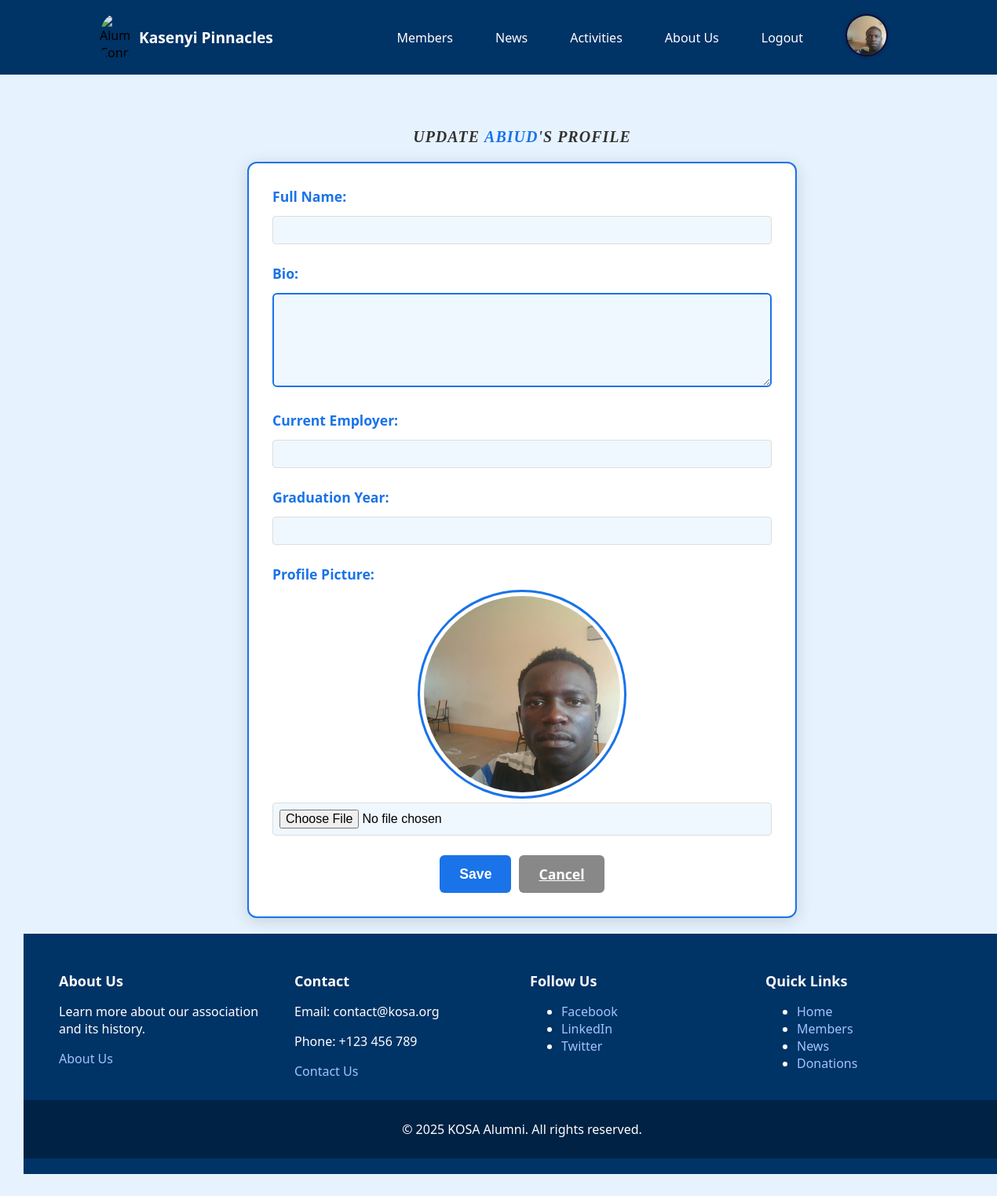
/members/profile/edit/ (signed in), run on an earlier commit of the app's database.
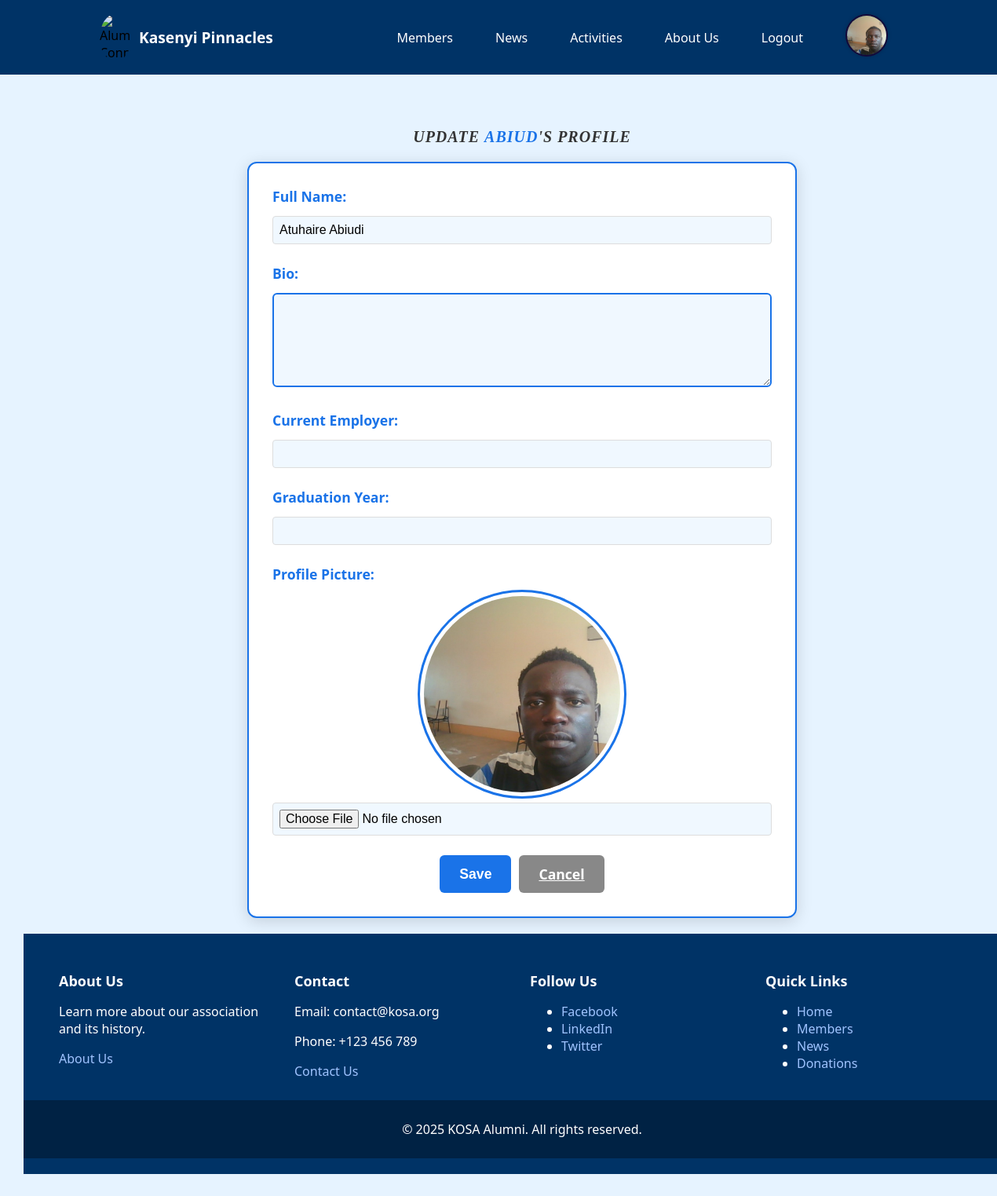
And on a later commit of the database.
### members_app/models.py (models this page shows, shortened)
class Profile(models.Model):
    full_name = models.TextField(max_length=50, blank=True)
    user = models.OneToOneField(User, on_delete=models.CASCADE)
    bio = models.TextField(max_length=500, blank=True)
    current_employer= models.TextField(max_length=5, blank=True)
    graduation_year = models.PositiveIntegerField(null=True, blank=True)
    profile_picture = models.ImageField(upload_to='profile_images/',default='profile_images/Avatar.jpg',null=True, blank=True)

### members_app/views.py (the view, shortened to what this page needs)
# urls.py: path('profile/edit/', views.profile_edit_view, name='profile_edit'),
@login_required(login_url="/")
def profile_edit_view(request):
    profile = get_object_or_404(Profile, user=request.user)
    return render(request, 'profile_edit.html', {
        'profile': profile,
        'current_user_profile': request.user.profile  # Add logged-in user's profile
    })

### templates/profile_edit.html (shortened to what this page needs)
{% extends 'base.html' %}
{% load static %}
{% block content %}
    <h1>Update <span class="username">{{ user.username }}</span>'s profile</h1>
    <form method="post" enctype="multipart/form-data">
        <div class="form-group">
            <label for="full_name">Full Name:</label>
            <input type="text" name="full_name" id="full_name" value="{{ profile.full_name }}" class="form-control">
        </div>
        <div class="form-group">
            <label for="bio">Bio:</label>
            <textarea name="bio" id="bio" class="form-control">{{ profile.bio }}</textarea>
        </div>
        <div class="form-group">
            <label for="current_employer">Current Employer:</label>
            <input type="text" name="current_employer" id="current_employer" value="{{ profile.current_employer }}" class="form-control">
        </div>
        <div class="form-group">
            <label for="graduation_year">Graduation Year:</label>
            <input type="number" name="graduation_year" id="graduation_year" value="{{ profile.graduation_year }}" class="form-control">
        </div>
        <div class="form-group">
            <label for="profile_picture">Profile Picture:</label>
            <div>
                {% if profile.profile_picture %}
                    <img src="{{ profile.profile_picture.url }}" id="current-profile-picture" alt="Current profile picture">
                {% else %}
                    <img src="{% static 'images/Avatar.jpg' %}" id="current-profile-picture" alt="Default profile picture">
                {% endif %}
            </div>
            <input type="file" name="profile_picture" id="profile_picture" class="form-control" accept="image/*">
        </div>
        <div class="button-container">
            <button type="submit" class="btn btn-primary">Save</button>
            <a href="{% url 'members:profile' user_id=request.user.id %}" class="btn btn-secondary">Cancel</a>
        </div>
    </form>
{% endblock %}

### templates/base.html (shortened to what this page needs)
<!DOCTYPE html>
<html lang="en">
  <head>
    {% load cloudinary %}
    {% load static %}
    <link rel="stylesheet" href="{% static 'css/style.css' %}?v=1.1" />
  </head>
  <body>
    {% if user.is_authenticated %}
      <nav>
        <div class="container">
          <div class="nav-brand">
            <img src="{% static 'images/logo.png' %}" alt="Alumni Connect" class="logo" />
            <span>Kasenyi Pinnacles</span>
          </div>
          <div class="nav-links">
            <a href="{% url 'members:member_list' %}" class="nav-link">Members</a>
            <a href="{% url 'news:news_list' %}" class="nav-link">News</a>
            <a href="{% url 'activities:activities' %}" class="nav-link">Activities</a>
            <a href="{% url 'about:about_us'%}" class="nav-link">About Us</a>
            <a href="{% url 'logout' %}" class="nav-link">Logout</a>
            <a href="{% url 'members:profile_edit' %}" class="nav-link">
              {% if current_user_profile.profile_picture %}
                <img src="{{ current_user_profile.profile_picture.url }}" class="profile-pic" alt="Your profile" onerror="this.onerror=null;src='/static/images/Avatar.jpg'" />
              {% else %}
                <img src="/static/images/Avatar.jpg" class="profile-pic" alt="Your profile" />
              {% endif %}
            </a>
          </div>
        </div>
      </nav>
    {% endif %}
    <div class="container">
      {% block content %}
      {% endblock %}
    </div>
  </body>
  <footer class="kosa-footer">
    <div class="footer-container">
        <div class="footer-section">
            <h3>About Us</h3>
            <p>Learn more about our association and its history.</p>
            <a href="/about/">About Us</a>
        </div>
        <div class="footer-section">
            <h3>Contact</h3>
            <p>Email: contact@kosa.org</p>
            <p>Phone: +123 456 789</p>
            <a href="/contact/">Contact Us</a>
        </div>
        <div class="footer-section">
            <h3>Follow Us</h3>
            <ul class="social-links">
                <li><a href="https://facebook.com/kosa" target="_blank">Facebook</a></li>
                <li><a href="https://linkedin.com/company/kosa" target="_blank">LinkedIn</a></li>
                <li><a href="https://twitter.com/kosa" target="_blank">Twitter</a></li>
            </ul>
        </div>
        <div class="footer-section">
            <h3>Quick Links</h3>
            <ul>
                <li><a href="/">Home</a></li>
                <li><a href="/members/">Members</a></li>
                <li><a href="/news/">News</a></li>
                <li><a href="/donations/">Donations</a></li>
            </ul>
        </div>
    </div>
    <div class="footer-bottom">
        <p>&copy; 2025 KOSA Alumni. All rights reserved.</p>
    </div>
</footer>
</html>

What changed in the data, as far as the page shows it:
changed Profile: full_name (not shown) → "Atuhaire Abiudi"
